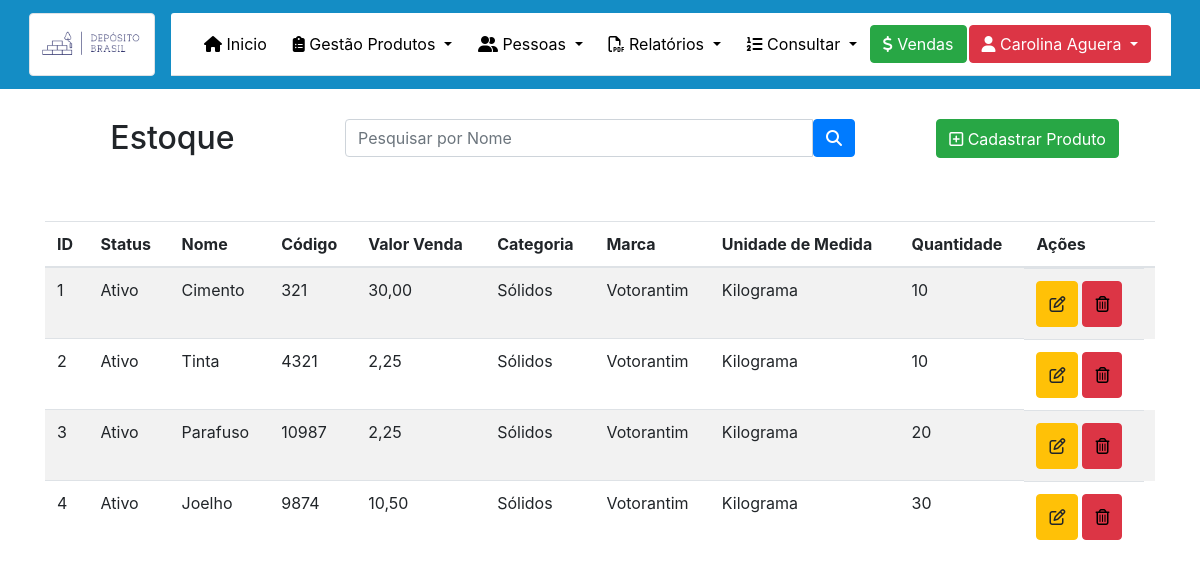
/Admin/Estoque.php (signed in), run on an earlier commit of the app's database.
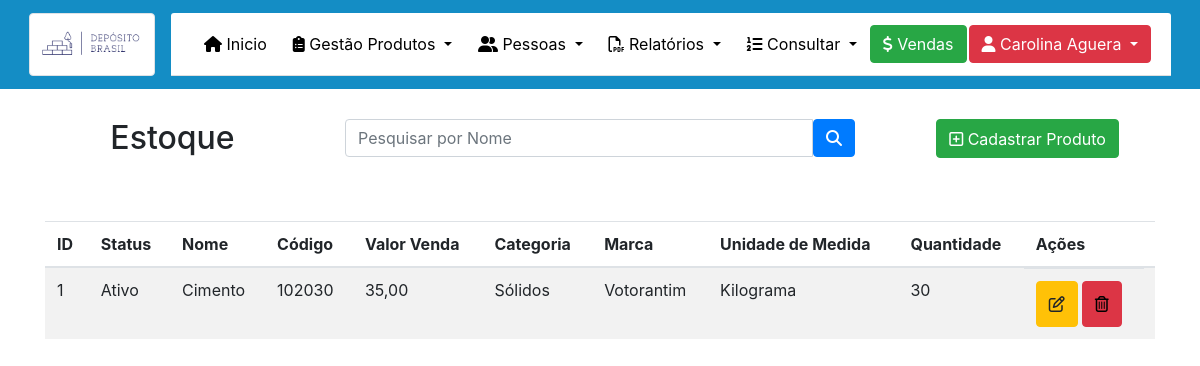
And on a later commit of the database.
### tables this page shows
CREATE TABLE `produto` (
  `id` int(11) NOT NULL,
  `status` tinyint(1) NOT NULL,
  `nome` varchar(200) NOT NULL,
  `valor_venda` double NOT NULL,
  `codigo` int(11) NOT NULL,
  `quantidade` int(11) NOT NULL,
  `Categoria_id` int(11) NOT NULL,
  `Marca_id` int(11) NOT NULL,
  `Medida_id` int(11) NOT NULL
);

CREATE TABLE `categoria` (
  `id` int(11) NOT NULL,
  `status` int(11) NOT NULL,
  `nome` varchar(255) NOT NULL
);

CREATE TABLE `marca` (
  `id` int(11) NOT NULL,
  `status` tinyint(1) NOT NULL,
  `nome` varchar(45) NOT NULL
);

CREATE TABLE `medida` (
  `id` int(11) NOT NULL,
  `status` tinyint(1) NOT NULL,
  `nome` varchar(45) NOT NULL
);

### Admin/Estoque.php (the view, shortened to what this page needs)
<?php
require_once("../dependencias.php");
require_once("../menu.php");
$conexao = mysqli_connect('127.0.0.1', 'root', '', 'tcc');
$where = "";
$sql = "select * from produto" . $where;
$estoque = mysqli_query($conexao, $sql);
?>
<!DOCTYPE html>
<html lang="pt-br">
<head>
</head>
<body class="teste">
    <center>
        <div class="container" style="margin-top: 30px">
            <div class="row">
                <div class="col-sm-3">
                    <h2>Estoque</h2>
                </div>
                <div class="col-sm-6">
                    <div class="container">
                        <form action="Estoque.php" method="post">
                            <div class="input-group ">
                                <input type="text" class="form-control" placeholder="Pesquisar por Nome" name="nomePesquisar">
                                <button class="btn btn-primary" type="submit" name="pesquisar"><i class="fas fa-search"></i></button>
                            </div>
                        </form>
                    </div>
                </div>
                <div class="col-sm-3">
                    <a href="Produto.php" type="button" style="padding-top: 7px; padding-bottom: 6px;" class="btn  btn-success">
                        <i class="far fa-plus-square"></i> Cadastrar Produto
                    </a>
                </div>
            </div>
            <br>
            <br>
            <div class="table-responsive">
                <table class="table table-striped">
                    <thead>
                        <tr>
                            <th scope="col">ID</th>
                            <th scope="col">Status</th>
                            <th scope="col">Nome</th>
                            <th scope="col">Código</th>
                            <th scope="col">Valor Venda</th>
                            <th scope="col">Categoria</th>
                            <th scope="col">Marca</th>
                            <th scope="col">Unidade de Medida</th>
                            <th scope="col">Quantidade</th>
                            <th scope="col">Ações</th>
                        </tr>
                    </thead>
                    <tbody>
                        <?php
                        $conexao = mysqli_connect('127.0.0.1', 'root', '', 'tcc');
                        while ($data = mysqli_fetch_array($estoque)) { ?>
                        <?php
                            $sqlCategoria = "select * from categoria where id = '{$data['Categoria_id']}' ";
                            $categoria = mysqli_query($conexao, $sqlCategoria);
                            $buscaCategoria = mysqli_fetch_array($categoria);
                            $sqlMarca = "select * from marca where id = '{$data['Marca_id']}' ";
                            $marca = mysqli_query($conexao, $sqlMarca);
                            $buscaMarca = mysqli_fetch_array($marca);
                            $sqlMedida = "select * from medida where id = '{$data['Medida_id']}' ";
                            $medida = mysqli_query($conexao, $sqlMedida);
                            $buscaMedida = mysqli_fetch_array($medida);
                            if ($data['status'] == 1) {
                                $statusProduto = 'Ativo';
                            } else {
                                $statusProduto = 'Inativo';
                            }
                            ?>
                        <tr>
                            <td><?= $data['id']  ?></td>
                            <td><?= $statusProduto  ?></td>
                            <td><?= $data['nome']  ?></td>
                            <td><?= $data['codigo']  ?></td>
                            <td><?= number_format($data['valor_venda'], 2, ',', ' ')  ?></td>
                            <td><?= $buscaCategoria['nome'] ?></td>
                            <td><?= $buscaMarca['nome']  ?></td>
                            <td><?= $buscaMedida['nome']  ?></td>
                            <?php if ($data['quantidade'] <= 3) { ?>
                            <td>
                                <div class="alert alert-danger" role="alert">
                                    Estoque baixo = <b><?= $data['quantidade'] ?></b>und.
                                </div>
                            </td>
                            <?php } else { ?>
                            <td><?= $data['quantidade']  ?></td>
                            <?php } ?>
                            <td class="actions d-flex" style="width: 120px;">
                                <button class="btn btn-warning btn-xs mr-1" style="height: 46px; width: auto;" type="button" data-toggle="modal" data-target="#modalExemplo<?= $data['id'] ?>"><i class="far fa-edit"></i></button>
                                <button class="btn btn-danger btn-xs" type="button" data-toggle="modal" data-target="#ExemploModalCentralizado<?= $data['id'] ?>"><i class="far fa-trash-alt" style="color: black;"></i></button>
                            </td>
                        </tr>
                        <?php  }
                        ?>
                    </tbody>
                </table>
            </div>
        </div>
    </center>
</body>
</html>

### dependencias.php (shortened to what this page needs)
<html lang="pt-br">
<link rel="stylesheet" href="https://stackpath.bootstrapcdn.com/bootstrap/4.1.3/css/bootstrap.min.css">
<link rel="stylesheet" href="https://use.fontawesome.com/releases/v5.15.2/css/all.css">

### menu.php (shortened to what this page needs)
<?php
require_once("dependencias.php");
?>
<html lang="pt-br">
<head>
</head>
<body>
    <nav class="navbar navbar-expand-lg navbar-dark d-flex justify-content-center" style="background-color:  rgb(20, 141, 197);">
        <div>
            <a class=" navbar-brand float" href="../Admin/IndexAdmin.php"><img class="img-responsive img-thumbnail" src="../img/dpbrasillogo.png" alt="" width="126px" height="70px"></a>
            <div class="collapse navbar-collapse " id="navbarSupportedContent" style="padding-top: 5px;">
                <ul class="nav navbar-nav card-header">
                    <li class="nav-item"><a href="IndexAdmin.php" type="button" class="btn btn-light"><i class="fas fa-home"></i></span> Inicio</a></li>
                    <li class="nav-item dropdown">
                        <button class="btn btn-secondary dropdown-toggle" type="button" id="dropdownMenuButton" data-toggle="dropdown" aria-haspopup="true" aria-expanded="false"><i class="fas fa-clipboard-list"></i>
                            Gestão Produtos
                        </button>
                    </li>
                    <li class="nav-item dropdown">
                        <button class="btn btn-secondary dropdown-toggle" type="button" id="dropdownMenuButton" data-toggle="dropdown" aria-haspopup="true" aria-expanded="false"><i class="fas fa-user-friends"></i>
                            Pessoas
                        </button>
                    </li>
                    <li class="nav-item dropdown">
                        <button class="btn btn-secondary dropdown-toggle" type="button" id="dropdownMenuButton" data-toggle="dropdown" aria-haspopup="true" aria-expanded="false"><i class="far fa-file-pdf"></i>
                            Relatórios
                        </button>
                    </li>
                    <li class="nav-item dropdown">
                        <button class="btn btn-secondary dropdown-toggle" type="button" id="dropdownMenuButton" data-toggle="dropdown" aria-haspopup="true" aria-expanded="false"><i class="fas fa-list-ol"></i>
                            Consultar
                        </button>
                    </li>
                    <li class="nav-item" style="margin-right: 2px;">
                        <a type="button" class="btn btn-success" href="vendas.php"><i class="fas fa-dollar-sign"></i></span> Vendas</a>
                    </li>
                    <li class="nav-item dropdown">
                        <button style=" float: left;" type="button" class="btn btn-danger dropdown-toggle" id="navbarDropdown" data-toggle="dropdown" aria-haspopup="true" aria-expanded="false">
                            <i class='fas fa-user'></i> <?= $_SESSION['nome_completo']; ?>
                        </button>
                    </li>
                </ul>
            </div>
        </div>
    </nav>
</body>
</html>

### menu.php (style rules this page uses)
.card-header { background-color: white; }
.btn-secondary { color: #000000; background-color: transparent; border-color: transparent; }
@media only screen and (min-width: 992px) { .float { float: left; } }
.btn-light { color: #000000; background-color: transparent; border-color: transparent; }

### Admin/Estoque.php (style rules this page uses)
.teste { background-image: url("../img/textura2.jpg"); }
.actions { width: 300px; }

What changed in the data, as far as the page shows it:
removed produto: id "2", status "Ativo", nome "Tinta", codigo "4321", valor_venda "2,25", Categoria.nome "Sólidos", Marca.nome "Votorantim", Medida.nome "Kilograma", quantidade "10"
removed produto: id "3", status "Ativo", nome "Parafuso", codigo "10987", valor_venda "2,25", Categoria.nome "Sólidos", Marca.nome "Votorantim", Medida.nome "Kilograma", quantidade "20"
removed produto: id "4", status "Ativo", nome "Joelho", codigo "9874", valor_venda "10,50", Categoria.nome "Sólidos", Marca.nome "Votorantim", Medida.nome "Kilograma", quantidade "30"
changed produto "Ativo": codigo "321" → "102030"; valor_venda "30,00" → "35,00"; quantidade "10" → "30"
